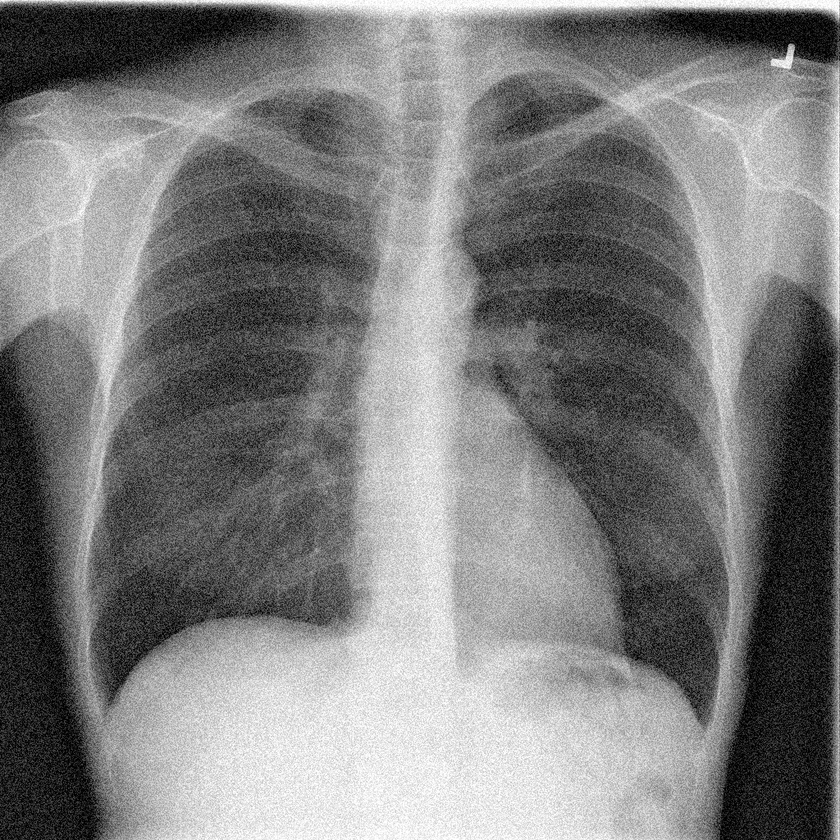
#> input picture assignment31/inputs/input_5_xray_noisy.png, 840 x 840 px, shrunk from 1024 x 1024 before the run, found by its file name
$ python 5.py
#> lines starting #> are read from the running program, lines starting #| are printed output that depends on the picture

import cv2
import numpy as np

def filtering (img , adress , n) :
    rows , cols = img.shape
    result = np.ones ((rows , cols) , dtype = np.uint8)

    filter = np.ones ((n , n)) / (n * n)
    k = (n - 1) // 2

    for i in range (k , rows - k) :
        for j in range (k , cols - k) :
            small = img [i - k : i + k + 1 , j - k : j + k + 1]
            result [i , j] = np.sum (filter * small)

    cv2.imwrite (adress , result)


img_xray = cv2.imread ("inputs\input_5_xray_noisy.png" , cv2.IMREAD_GRAYSCALE)
#> img_xray is the input picture: shape (840, 840); min 0, max 255, mean 125.7
img_board = cv2.imread ("inputs\input_5_board_noisy.png" , cv2.IMREAD_GRAYSCALE)
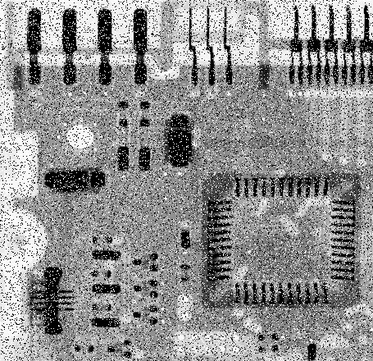
#> input picture assignment31/inputs/input_5_board_noisy.png, 373 x 361 px, shrunk from 455 x 440 before the run, found by its file name
#> img_board is the input picture: shape (361, 373); min 0, max 255, mean 144.3
img_noisy = cv2.imread ("inputs\input_5_image_noisy.png" , cv2.IMREAD_GRAYSCALE)
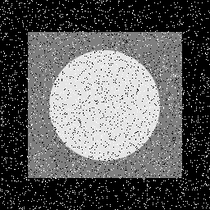
#> input picture assignment31/inputs/input_5_image_noisy.png, 210 x 210 px, shrunk from 256 x 256 before the run, found by its file name
#> img_noisy is the input picture: shape (210, 210); min 0, max 255, mean 92.7

filtering (img_xray , "outputs\output_5_xray_3.jpg" , 3)
filtering (img_xray , "outputs\output_5_xray_5.jpg" , 5)
filtering (img_xray , "outputs\output_5_xray_15.jpg" , 15)

filtering (img_board , "outputs\output_5_board_3.jpg" , 3)
filtering (img_board , "outputs\output_5_board_5.jpg" , 5)
#> after the loop in filtering (call 5), `for i in range (k , rows - k) :`:
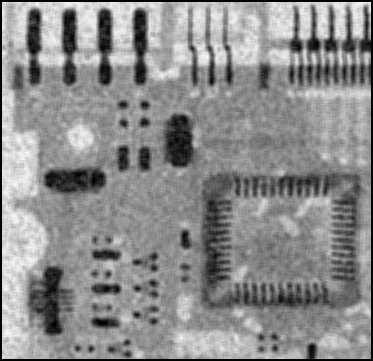
#> result: shape (361, 373); min 0, max 250, mean 139.9
filtering (img_board , "outputs\output_5_board_15.jpg" , 15)
#> after the loop in filtering (call 6), `for i in range (k , rows - k) :`:
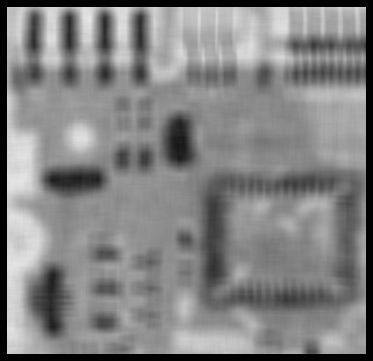
#> result: shape (361, 373); min 1, max 230, mean 130.4

filtering (img_noisy , "outputs\output_5_circle_3.jpg" , 3)
#> after the loop in filtering (call 7), `for i in range (k , rows - k) :`:
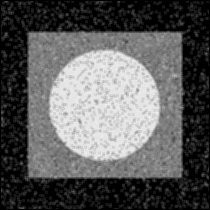
#> result: shape (210, 210); min 0, max 243, mean 92
filtering (img_noisy , "outputs\output_5_circle_5.jpg" , 5)
#> after the loop in filtering (call 8), `for i in range (k , rows - k) :`:
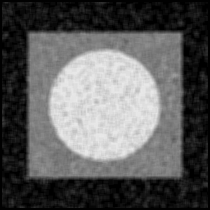
#> result: shape (210, 210); min 0, max 235, mean 91.6
filtering (img_noisy , "outputs\output_5_circle_15.jpg" , 15)
#> after the loop in filtering (call 9), `for i in range (k , rows - k) :`:
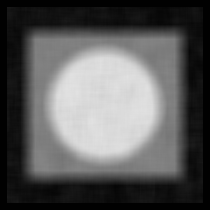
#> result: shape (210, 210); min 1, max 226, mean 90.2
